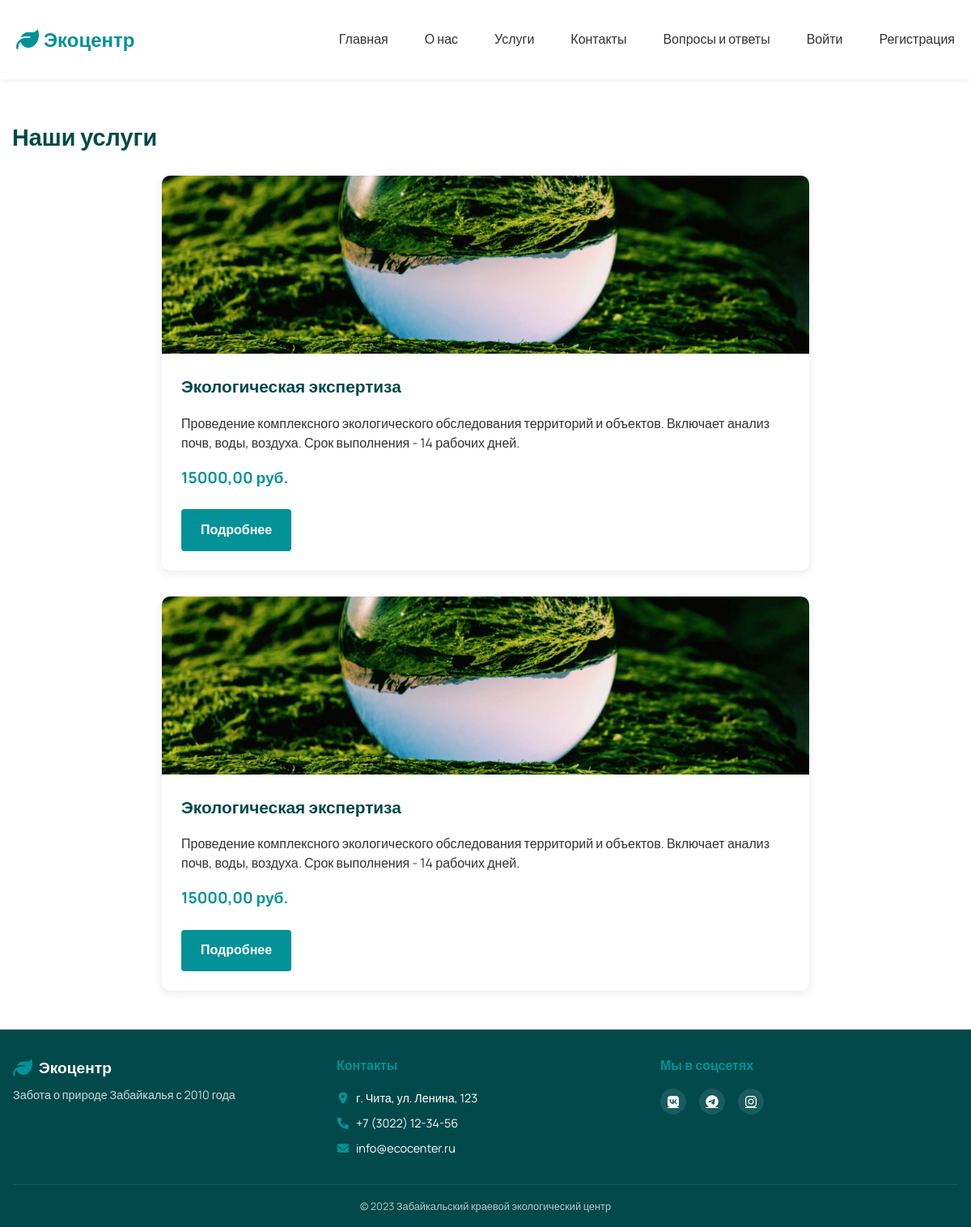
Page /services/ on the committed database.
### services/models.py (models this page shows, shortened)
class Service(models.Model):
    title = models.CharField(max_length=200)
    description = models.TextField()
    image = models.ImageField(upload_to='service/')
    price = models.DecimalField(max_digits=10, decimal_places=2, null=True, blank=True)
    is_active = models.BooleanField(default=True)

### services/views.py (the view)
# urls.py: path('', views.service_list, name='service_list'),
def service_list(request):
    services = Service.objects.filter(is_active=True)
    return render(request, 'services/service_list.html', {'services': services})

### core/context_processors.py (called while the page is built)
def site_settings(request):
    settings = SiteSetting.objects.first()
    return {'settings': settings}

### templates/services/service_list.html
{% extends 'base.html' %}
{% load static %}
{% block content %}
<section class="services-section">
    <div class="container">
        <h1 class="section-title">Наши услуги</h1>
        <div class="services-vertical">
            {% for service in services %}
            <div class="service-vertical-card">
                <div class="service-vertical-img">
                    <img src="{{ service.image.url }}" alt="{{ service.title }}" loading="lazy">
                </div>
                <div class="service-vertical-content">
                    <h3>{{ service.title }}</h3>
                    <p>{{ service.description }}</p>
                    {% if service.price %}
                    <div class="service-price">{{ service.price }} руб.</div>
                    {% endif %}
                    <a href="{% url 'service_detail' service.pk %}" class="btn btn-outline">Подробнее</a>
                </div>
            </div>
            {% endfor %}
        </div>
    </div>
</section>
{% endblock %}

### static/css/style.css (style rules this page uses)
:root { --primary: #029297; --primary-dark: #01494B; --bg: #ffffff; --text: #333333; --light: #f8f9fa; --border: #dee2e6; }
* { margin: 0; padding: 0; box-sizing: border-box; }
body { font-family: 'Manrope', sans-serif; color: var(--text); background: var(--bg); line-height: 1.6; }
.container { max-width: 1200px; margin: 0 auto; padding: 0 15px; }
.section-title { font-size: 2.2rem; color: var(--primary-dark); margin-bottom: 0.5rem; }
.services-section { padding: 3rem 0; }
.services-vertical { display: flex; flex-direction: column; gap: 2rem; max-width: 800px; margin: 0 auto; }
.service-vertical-card { display: flex; flex-direction: column; background: white; border-radius: 10px; overflow: hidden; box-shadow: 0 4px 12px rgba(0, 0, 0, 0.08); transition: transform 0.3s ease, box-shadow 0.3s ease; }
.service-vertical-img { height: 220px; overflow: hidden; }
.service-vertical-img img { width: 100%; height: 100%; object-fit: cover; transition: transform 0.5s ease; }
.service-vertical-content { padding: 1.5rem; display: flex; flex-direction: column; gap: 1rem; }
.service-vertical-content h3 { color: var(--primary-dark); font-size: 1.3rem; margin: 0; }
.service-vertical-content p { color: var(--text); line-height: 1.5; margin: 0; }
.service-price { font-weight: 700; color: var(--primary); font-size: 1.2rem; }
.btn-outline { display: inline-block; padding: 0.6rem 1.2rem; border: 2px solid var(--primary); color: var(--primary); border-radius: 4px; font-weight: 600; text-decoration: none; transition: all 0.3s; align-self: flex-start; margin-top: 0.5rem; }
.btn { display: inline-block; padding: 0.8rem 1.5rem; background: var(--primary); color: white; border: none; border-radius: 4px; font-weight: 600; text-decoration: none; transition: all 0.3s; }
.section-title { text-align: center; margin-bottom: 3rem; color: var(--primary-dark); }
.section-title { color: #01494B; font-size: 1.8rem; margin-bottom: 25px; display: flex; align-items: center; gap: 15px; }

### templates/base.html (style rules this page uses)
html, body { height: 100%; margin: 0; }
body { display: flex; flex-direction: column; }

### rows in the picture
Service: image (picture), title "Экологическая экспертиза", description "Проведение комплексного экологического обследования территорий и объектов. Включает анализ почв, воды, воздуха. Срок выполнения - 14 рабочих дней.", price "15000,00"
Service: image (picture), title "Экологическая экспертиза", description "Проведение комплексного экологического обследования территорий и объектов. Включает анализ почв, воды, воздуха. Срок выполнения - 14 рабочих дней.", price "15000,00"
